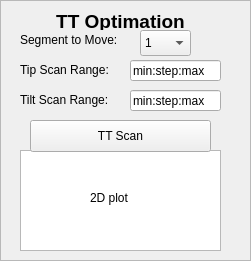
   <widget class="QWidget" name="widget_ttOptimise" native="true">
    <property name="geometry">
     <rect>
      <x>300</x>
      <y>250</y>
      <width>251</width>
      <height>261</height>
     </rect>
    </property>
    <widget class="QLabel" name="label_ttOptimisation">
     <property name="geometry">
      <rect>
       <x>50</x>
       <y>10</y>
       <width>141</width>
       <height>20</height>
      </rect>
     </property>
     <property name="text">
      <string>&lt;html&gt;&lt;head/&gt;&lt;body&gt;&lt;p align=&quot;center&quot;&gt;&lt;span style=&quot; font-size:14pt; font-weight:600;&quot;&gt;TT Optimation&lt;/span&gt;&lt;/p&gt;&lt;/body&gt;&lt;/html&gt;</string>
     </property>
    </widget>
    <widget class="QFrame" name="frame_ttOptimise">
     <property name="geometry">
      <rect>
       <x>0</x>
       <y>0</y>
       <width>251</width>
       <height>261</height>
      </rect>
     </property>
     <property name="frameShape">
      <enum>QFrame::StyledPanel</enum>
     </property>
     <property name="frameShadow">
      <enum>QFrame::Raised</enum>
     </property>
     <widget class="QLabel" name="label_ttSegment">
      <property name="geometry">
       <rect>
        <x>20</x>
        <y>30</y>
        <width>131</width>
        <height>20</height>
       </rect>
      </property>
      <property name="text">
       <string>Segment to Move:</string>
      </property>
     </widget>
     <widget class="QLabel" name="label_tipRange">
      <property name="geometry">
       <rect>
        <x>20</x>
        <y>60</y>
        <width>111</width>
        <height>20</height>
       </rect>
      </property>
      <property name="text">
       <string>Tip Scan Range:</string>
      </property>
     </widget>
     <widget class="QComboBox" name="dropDown_ttSegment">
      <property name="geometry">
       <rect>
        <x>140</x>
        <y>30</y>
        <width>51</width>
        <height>26</height>
       </rect>
      </property>
      <item>
       <property name="text">
        <string>1</string>
       </property>
      </item>
      <item>
       <property name="text">
        <string>2</string>
       </property>
      </item>
      <item>
       <property name="text">
        <string>3</string>
       </property>
      </item>
      <item>
       <property name="text">
        <string>4</string>
       </property>
      </item>
      <item>
       <property name="text">
        <string>5</string>
       </property>
      </item>
      <item>
       <property name="text">
        <string>6</string>
       </property>
      </item>
      <item>
       <property name="text">
        <string>7</string>
       </property>
      </item>
      <item>
       <property name="text">
        <string>8</string>
       </property>
      </item>
      <item>
       <property name="text">
        <string>9</string>
       </property>
      </item>
     </widget>
     <widget class="QGraphicsView" name="graphics_2Dplot">
      <property name="geometry">
       <rect>
        <x>20</x>
        <y>150</y>
        <width>201</width>
        <height>101</height>
       </rect>
      </property>
     </widget>
     <widget class="QPushButton" name="pushButton_ttScan">
      <property name="geometry">
       <rect>
        <x>30</x>
        <y>120</y>
        <width>181</width>
        <height>32</height>
       </rect>
      </property>
      <property name="text">
       <string>TT Scan</string>
      </property>
     </widget>
     <widget class="QLabel" name="label_2Dplot">
      <property name="geometry">
       <rect>
        <x>90</x>
        <y>190</y>
        <width>60</width>
        <height>16</height>
       </rect>
      </property>
      <property name="text">
       <string>2D plot</string>
      </property>
     </widget>
     <widget class="QLineEdit" name="text_tipRange">
      <property name="geometry">
       <rect>
        <x>130</x>
        <y>60</y>
        <width>91</width>
        <height>21</height>
       </rect>
      </property>
      <property name="text">
       <string>min:step:max</string>
      </property>
     </widget>
     <widget class="QLabel" name="label_tiltRange">
      <property name="geometry">
       <rect>
        <x>20</x>
        <y>90</y>
        <width>111</width>
        <height>20</height>
       </rect>
      </property>
      <property name="text">
       <string>Tilt Scan Range:</string>
      </property>
     </widget>
     <widget class="QLineEdit" name="text_tiltRange">
      <property name="geometry">
       <rect>
        <x>130</x>
        <y>90</y>
        <width>91</width>
        <height>21</height>
       </rect>
      </property>
      <property name="text">
       <string>min:step:max</string>
      </property>
     </widget>
    </widget>
    <zorder>frame_ttOptimise</zorder>
    <zorder>label_ttOptimisation</zorder>
   </widget>
